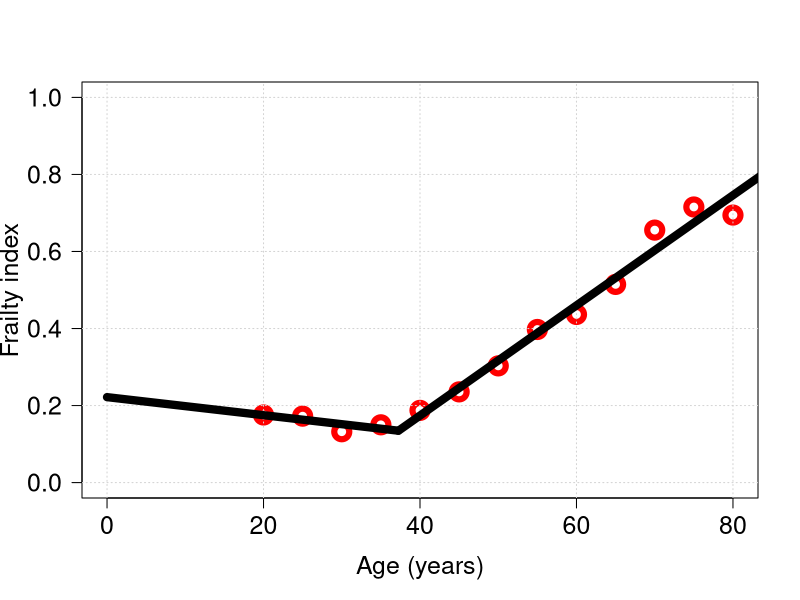

Reproduce this figure in R.

# Retrieve Data 
dat <- read.csv('../../data/frailty/frailty-canada.csv')

# Segmented regression
library(segmented)

lin.mod <- lm(data = dat, formula = frailty ~age)
seglm <- segmented(lin.mod, seg.Z = ~age, psi=25)



#plot(seglm, add=T, lwd =8, col=rgb(0,0,0,0.3))

print(seglm)
cf <- seglm$coefficients
brk <- seglm$psi
print(paste('slope2=',cf[2]+cf[3]))


x1 <- seq(0,brk[2], by=0.1)
x2 <- seq(brk[2], 100, by=0.1)

y1 <- cf[1] + cf[2]*x1
y2 <- (cf[1] + cf[2]*brk[2]) + (cf[2]+cf[3])*(x2-brk[2])

col <- rgb(0,0,0,1)
lwd <- 8

# PLOT

pdf('../figures/frailty.pdf', width=10, height = 5)
par(cex.lab=1.5, cex.axis=1.5)
plot(dat$age, dat$frailty, 
     las=1,
     xlab = 'Age (years)',
     ylab = 'Frailty index',
     cex = 2, lwd = 6, col='red',
     xlim = range(c(0,dat$age)), ylim=c(0,1))
grid()
lines(x1,y1, lwd=lwd, col=col)
lines(x2,y2, lwd=lwd, col=col)

df1 <- cbind(x1,y1)
df2 <- cbind(x2,y2)
df <- rbind(df1,df2)
colnames(df) <- c('age', 'frailty')
write.csv(df,file = 'frailty-segment-fit-canada.csv', quote = F, row.names = F)

dev.off()
